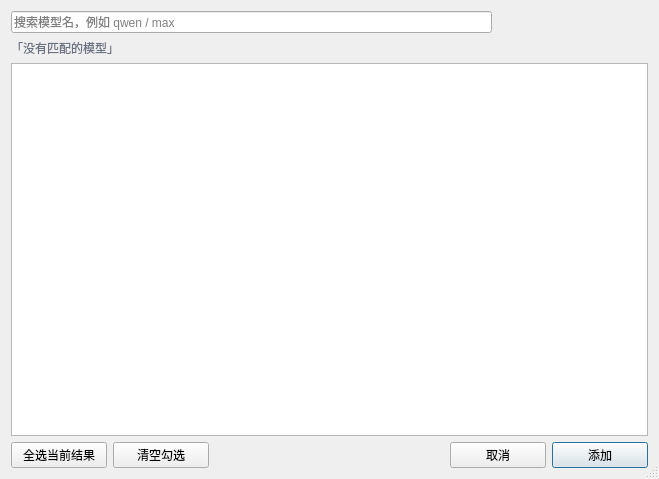
<?xml version="1.0" encoding="UTF-8"?>
<ui version="4.0">
 <class>ModelDialog</class>
 <widget class="QDialog" name="ModelDialog">
  <property name="geometry">
   <rect>
    <x>0</x>
    <y>0</y>
    <width>659</width>
    <height>479</height>
   </rect>
  </property>
  <property name="minimumSize">
   <size>
    <width>480</width>
    <height>420</height>
   </size>
  </property>
  <property name="windowTitle">
   <string>模型选择</string>
  </property>
  <property name="sizeGripEnabled">
   <bool>true</bool>
  </property>
  <layout class="QVBoxLayout" name="verticalLayout_2">
   <item>
    <layout class="QVBoxLayout" name="verticalLayout">
     <property name="leftMargin">
      <number>0</number>
     </property>
     <property name="topMargin">
      <number>0</number>
     </property>
     <property name="rightMargin">
      <number>0</number>
     </property>
     <property name="bottomMargin">
      <number>0</number>
     </property>
     <item>
      <layout class="QHBoxLayout" name="horizontalLayout">
       <item>
        <widget class="QLineEdit" name="search_edit">
         <property name="placeholderText">
          <string>搜索模型名，例如 qwen / max</string>
         </property>
         <property name="clearButtonEnabled">
          <bool>true</bool>
         </property>
        </widget>
       </item>
       <item>
        <widget class="QLabel" name="count_label">
         <property name="minimumSize">
          <size>
           <width>150</width>
           <height>0</height>
          </size>
         </property>
         <property name="text">
          <string/>
         </property>
         <property name="alignment">
          <set>Qt::AlignmentFlag::AlignRight|Qt::AlignmentFlag::AlignTrailing|Qt::AlignmentFlag::AlignVCenter</set>
         </property>
        </widget>
       </item>
      </layout>
     </item>
     <item>
      <widget class="QLabel" name="empty_label">
       <property name="enabled">
        <bool>true</bool>
       </property>
       <property name="minimumSize">
        <size>
         <width>0</width>
         <height>17</height>
        </size>
       </property>
       <property name="styleSheet">
        <string notr="true">color: #6b7280; font-size: 12px;</string>
       </property>
       <property name="text">
        <string>「没有匹配的模型」</string>
       </property>
       <property name="alignment">
        <set>Qt::AlignmentFlag::AlignLeading|Qt::AlignmentFlag::AlignLeft|Qt::AlignmentFlag::AlignVCenter</set>
       </property>
      </widget>
     </item>
     <item>
      <widget class="QListWidget" name="model_list">
       <property name="minimumSize">
        <size>
         <width>0</width>
         <height>0</height>
        </size>
       </property>
       <property name="alternatingRowColors">
        <bool>true</bool>
       </property>
       <property name="selectionMode">
        <enum>QAbstractItemView::SelectionMode::NoSelection</enum>
       </property>
       <property name="spacing">
        <number>2</number>
       </property>
       <property name="uniformItemSizes">
        <bool>true</bool>
       </property>
      </widget>
     </item>
     <item>
      <layout class="QHBoxLayout" name="horizontalLayout_3">
       <item>
        <widget class="QPushButton" name="select_all_btn">
         <property name="minimumSize">
          <size>
           <width>96</width>
           <height>0</height>
          </size>
         </property>
         <property name="text">
          <string>全选当前结果</string>
         </property>
         <property name="autoDefault">
          <bool>false</bool>
         </property>
        </widget>
       </item>
       <item>
        <widget class="QPushButton" name="clear_btn">
         <property name="minimumSize">
          <size>
           <width>96</width>
           <height>0</height>
          </size>
         </property>
         <property name="text">
          <string>清空勾选</string>
         </property>
         <property name="autoDefault">
          <bool>false</bool>
         </property>
        </widget>
       </item>
       <item>
        <spacer name="horizontalSpacer">
         <property name="orientation">
          <enum>Qt::Orientation::Horizontal</enum>
         </property>
         <property name="sizeHint" stdset="0">
          <size>
           <width>40</width>
           <height>20</height>
          </size>
         </property>
        </spacer>
       </item>
       <item>
        <widget class="QPushButton" name="cancel_btn">
         <property name="minimumSize">
          <size>
           <width>96</width>
           <height>0</height>
          </size>
         </property>
         <property name="text">
          <string>取消</string>
         </property>
        </widget>
       </item>
       <item>
        <widget class="QPushButton" name="ok_btn">
         <property name="minimumSize">
          <size>
           <width>96</width>
           <height>0</height>
          </size>
         </property>
         <property name="text">
          <string>添加</string>
         </property>
         <property name="default">
          <bool>true</bool>
         </property>
        </widget>
       </item>
      </layout>
     </item>
    </layout>
   </item>
  </layout>
 </widget>
 <resources/>
 <connections/>
</ui>
